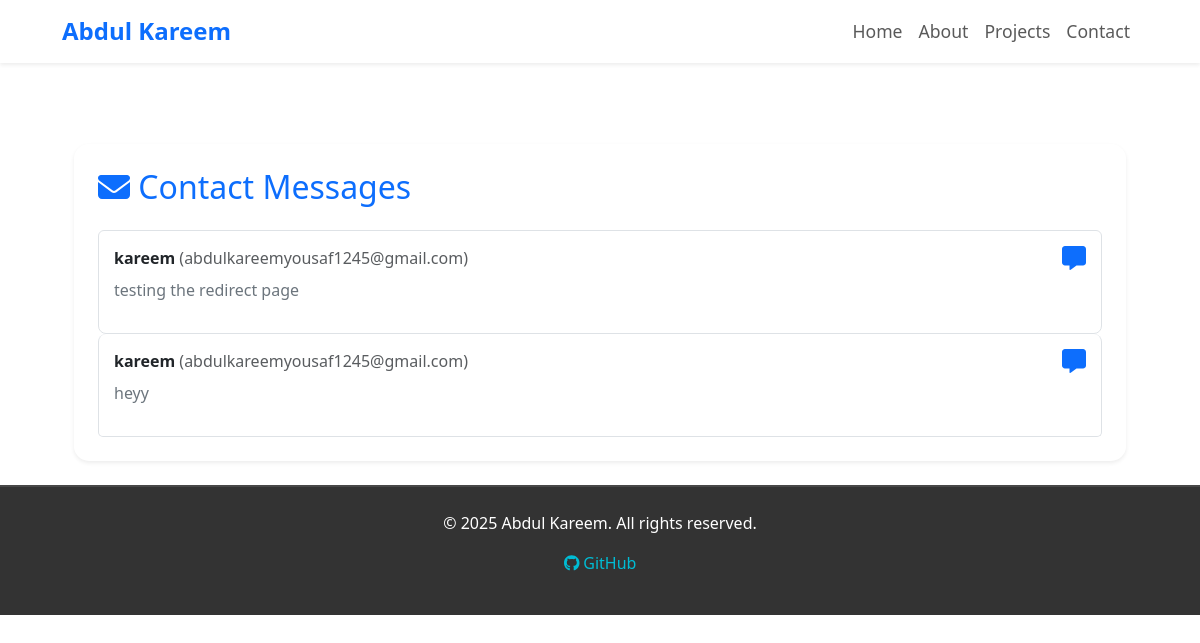
Page /contact-messages/ on the committed database.
### my_portfolio/models.py (models this page shows, shortened)
class ContactMessage(models.Model):
  name = models.CharField(max_length=100)
  email = models.EmailField()
  message = models.TextField()
  created_at = models.DateTimeField(auto_now_add=True)

### my_portfolio/views.py (the view)
# urls.py: path('contact-messages/', views.contact_messages, name='contact_messages'),
def contact_messages(request):
  messages_list = ContactMessage.objects.all().order_by('-created_at')
  return render(request, 'contact_messages.html', {'messages_list': messages_list})

### my_portfolio/templates/contact_messages.html (shortened to what this page needs)
{% extends "base.html" %}
{% block content %}
<div class="container mt-5">
    <div class="card border-0 shadow-sm p-4 glassmorphism">
        <h2 class="text-primary"><i class="fas fa-envelope"></i> Contact Messages</h2>
        {% if messages_list %}
            <ul class="list-group mt-3">
                {% for msg in messages_list %}
                <li class="list-group-item message-card">
                    <div class="d-flex justify-content-between">
                        <div>
                            <strong class="text-dark">{{ msg.name }}</strong>
                            <span class="text-muted">({{ msg.email }})</span><br>
                            <p class="text-secondary mt-2">{{ msg.message }}</p>
                        </div>
                        <i class="fas fa-comment-alt text-primary fs-4"></i>
                    </div>
                </li>
                {% endfor %}
            </ul>
        {% else %}
            <p class="text-muted mt-3">No messages received yet.</p>
        {% endif %}
    </div>
</div>
{% endblock %}

### my_portfolio/templates/base.html (style rules this page uses)
.container { max-width: 1100px; }

### my_portfolio/templates/contact_messages.html (style rules this page uses)
.glassmorphism { background: rgba(255, 255, 255, 0.2); backdrop-filter: blur(10px); border-radius: 15px; transition: transform 0.3s ease, box-shadow 0.3s ease; }
.message-card { background: rgba(255, 255, 255, 0.8); border-radius: 8px; padding: 15px; transition: transform 0.2s ease; }

### rows in the picture
ContactMessage: name "kareem", email "abdulkareemyousaf1245@gmail.com", message "testing the redirect page"
ContactMessage: name "kareem", email "abdulkareemyousaf1245@gmail.com", message "heyy"
